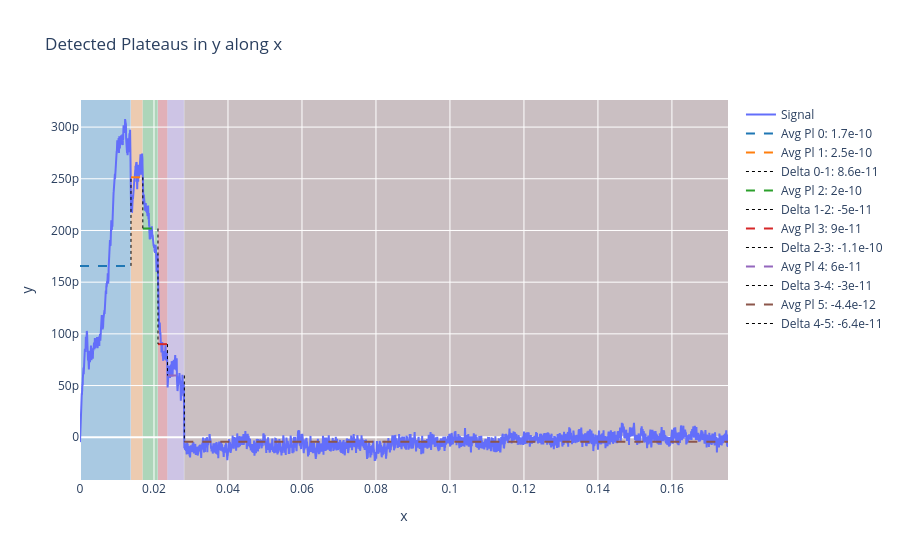

Source (notebook cell):
### Markdown cell above
## run plateau analysis

### Code cell
# Find plateaus after the contact point and do a double savitszky-golay smoothing
defl_savitz = savitz_defl[index_first_positive:]
displacement = ret_corrected_displacement[index_first_positive:]

# Usage with real data
params = {## time
    'sav_window_length': 24,
    'sav_polyorder': 11,

    'pl_threshold_old': 0.3e-6,
    'pl_threshold': 0.3e-2 ,
    'pl_min_width': 1,
    'last_num_plateaus': 7,  # Number of plateaus to ignore at the end
}



rel_time = np.arange(len(displacement)) * relative_SR_ret  # Assuming a constant time step

# For relative time, you modified find plateaus to get the relative SR of Retract, which is the 2nd index
plateaus, df_plat = find_plateaus(displacement, defl_savitz, params, dt= relative_SR_ret)
# plateaus, df_plat = find_plateaus(defl_savitz, params, dt=1)
# print(f'rel_sr_ret: {relative_SR_ret}')

### Figure 1 — Plotly figure (JSON) as saved in the notebook; plotly's stock layout.template omitted (floating-point values rounded to 4 significant figures; data arrays with more than 128 entries replaced by an {"elided": "..."} marker saying what was removed)
{"data": [{"mode": "lines", "name": "Signal", "type": "scatter", "x": {"elided": "8759 float values"}, "y": {"elided": "8759 float values"}}, {"line": {"color": "rgba(31,119,180,1.0)", "dash": "dash", "width": 2}, "mode": "lines", "name": "Avg Pl 0: 1.7e-10", "type": "scatter", "x": [0, 0.01366], "y": [1.657e-10, 1.657e-10]}, {"line": {"color": "rgba(255,127,14,1.0)", "dash": "dash", "width": 2}, "mode": "lines", "name": "Avg Pl 1: 2.5e-10", "type": "scatter", "x": [0.01378, 0.0169], "y": [2.514e-10, 2.514e-10]}, {"line": {"color": "black", "dash": "dot", "width": 1}, "mode": "lines", "name": "Delta 0-1: 8.6e-11", "type": "scatter", "x": [0.01378, 0.01378], "y": [1.657e-10, 2.514e-10]}, {"line": {"color": "rgba(44,160,44,1.0)", "dash": "dash", "width": 2}, "mode": "lines", "name": "Avg Pl 2: 2e-10", "type": "scatter", "x": [0.01698, 0.02098], "y": [2.019e-10, 2.019e-10]}, {"line": {"color": "black", "dash": "dot", "width": 1}, "mode": "lines", "name": "Delta 1-2: -5e-11", "type": "scatter", "x": [0.01698, 0.01698], "y": [2.514e-10, 2.019e-10]}, {"line": {"color": "rgba(214,39,40,1.0)", "dash": "dash", "width": 2}, "mode": "lines", "name": "Avg Pl 3: 9e-11", "type": "scatter", "x": [0.02108, 0.0236], "y": [9.006e-11, 9.006e-11]}, {"line": {"color": "black", "dash": "dot", "width": 1}, "mode": "lines", "name": "Delta 2-3: -1.1e-10", "type": "scatter", "x": [0.02108, 0.02108], "y": [2.019e-10, 9.006e-11]}, {"line": {"color": "rgba(148,103,189,1.0)", "dash": "dash", "width": 2}, "mode": "lines", "name": "Avg Pl 4: 6e-11", "type": "scatter", "x": [0.02364, 0.02808], "y": [5.975e-11, 5.975e-11]}, {"line": {"color": "black", "dash": "dot", "width": 1}, "mode": "lines", "name": "Delta 3-4: -3e-11", "type": "scatter", "x": [0.02364, 0.02364], "y": [9.006e-11, 5.975e-11]}, {"line": {"color": "rgba(140,86,75,1.0)", "dash": "dash", "width": 2}, "mode": "lines", "name": "Avg Pl 5: -4.4e-12", "type": "scatter", "x": [0.0282, 0.1752], "y": [-4.362e-12, -4.362e-12]}, {"line": {"color": "black", "dash": "dot", "width": 1}, "mode": "lines", "name": "Delta 4-5: -6.4e-11", "type": "scatter", "x": [0.0282, 0.0282], "y": [5.975e-11, -4.362e-12]}], "layout": {"shapes": [{"fillcolor": "rgba(31,119,180,0.3)", "layer": "below", "line": {"width": 0}, "type": "rect", "x0": 0, "x1": 0.01366, "xref": "x", "y0": 0, "y1": 1, "yref": "paper"}, {"fillcolor": "rgba(255,127,14,0.3)", "layer": "below", "line": {"width": 0}, "type": "rect", "x0": 0.01378, "x1": 0.0169, "xref": "x", "y0": 0, "y1": 1, "yref": "paper"}, {"fillcolor": "rgba(44,160,44,0.3)", "layer": "below", "line": {"width": 0}, "type": "rect", "x0": 0.01698, "x1": 0.02098, "xref": "x", "y0": 0, "y1": 1, "yref": "paper"}, {"fillcolor": "rgba(214,39,40,0.3)", "layer": "below", "line": {"width": 0}, "type": "rect", "x0": 0.02108, "x1": 0.0236, "xref": "x", "y0": 0, "y1": 1, "yref": "paper"}, {"fillcolor": "rgba(148,103,189,0.3)", "layer": "below", "line": {"width": 0}, "type": "rect", "x0": 0.02364, "x1": 0.02808, "xref": "x", "y0": 0, "y1": 1, "yref": "paper"}, {"fillcolor": "rgba(140,86,75,0.3)", "layer": "below", "line": {"width": 0}, "type": "rect", "x0": 0.0282, "x1": 0.1752, "xref": "x", "y0": 0, "y1": 1, "yref": "paper"}], "showlegend": true, "title": {"text": "Detected Plateaus in y along x"}, "xaxis": {"title": {"text": "x"}}, "yaxis": {"title": {"text": "y"}}}}
